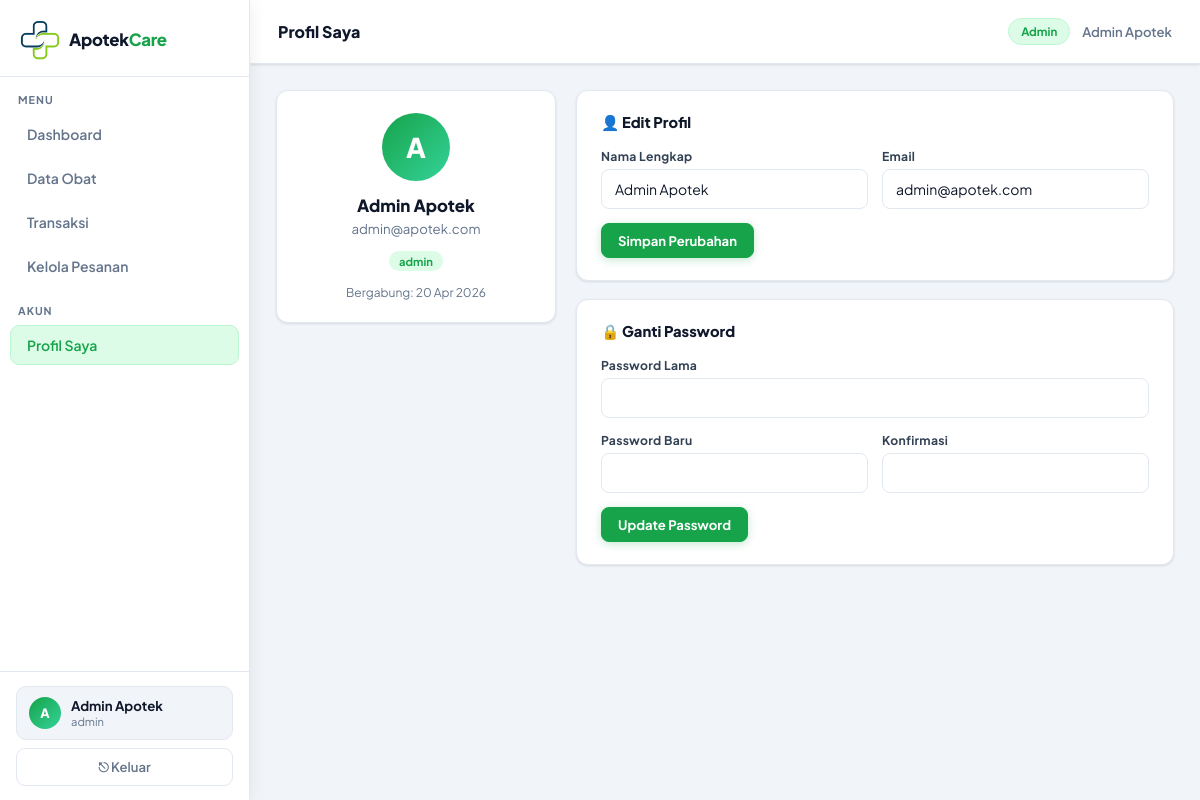
/apotek/profile.php (signed in), run on the app's committed database.
### tables this page shows
CREATE TABLE `users` (
  `id` int NOT NULL,
  `nama` varchar(100) NOT NULL,
  `email` varchar(150) NOT NULL,
  `no_hp` varchar(20) DEFAULT NULL,
  `password` varchar(255) NOT NULL,
  `role` enum('admin','apoteker','customer') DEFAULT 'apoteker',
  `created_at` timestamp NULL DEFAULT CURRENT_TIMESTAMP
);

### apotek/profile.php (the view, shortened to what this page needs)
<?php
require_once '../config/db.php';
require_once '../includes/layout.php';
$user=currentUser();
$dbU=$pdo->prepare("SELECT * FROM users WHERE id=?");$dbU->execute([$user['id']]);$dbU=$dbU->fetch();
?>
<div style="display:grid;grid-template-columns:280px 1fr;gap:20px;align-items:start">
    <div class="card" style="text-align:center">
        <div style="width:68px;height:68px;border-radius:50%;background:linear-gradient(135deg,var(--green),#34d399);display:grid;place-items:center;font-size:1.7rem;font-weight:800;color:#fff;margin:0 auto 14px">
        <?= strtoupper(substr($dbU['nama'],0,1)) ?>
        </div>
        <div style="font-weight:800;font-size:1.05rem;margin-bottom:4px"><?= htmlspecialchars($dbU['nama']) ?></div>
        <div style="color:var(--muted);font-size:.83rem;margin-bottom:12px"><?= htmlspecialchars($dbU['email']) ?></div>
        <span class="badge <?= $dbU['role']==='admin'?'b-green':'b-blue' ?>"><?= $dbU['role'] ?></span>
        <div style="margin-top:14px;font-size:.75rem;color:var(--muted)">Bergabung: <?= date('d M Y',strtotime($dbU['created_at'])) ?></div>
    </div>
    <div style="display:flex;flex-direction:column;gap:18px">
        <div class="card">
        <div class="card-title">👤 Edit Profil</div>
        <form action="profile_handler.php" method="POST">
            <div class="form-row">
            <div class="fg"><label>Nama Lengkap</label><input type="text" name="nama" value="<?= htmlspecialchars($dbU['nama']) ?>" required/></div>
            <div class="fg"><label>Email</label><input type="email" name="email" value="<?= htmlspecialchars($dbU['email']) ?>" required/></div>
            </div>
            <button type="submit" class="btn btn-green"> Simpan Perubahan</button>
        </form>
        </div>
        <div class="card">
        <div class="card-title">🔒 Ganti Password</div>
        <form action="profile_handler.php" method="POST">
            <div class="fg"><label>Password Lama</label><input type="password" name="lama" required/></div>
            <div class="form-row">
            <div class="fg"><label>Password Baru</label><input type="password" name="baru" required/></div>
            <div class="fg"><label>Konfirmasi</label><input type="password" name="konfirm" required/></div>
            </div>
            <button type="submit" class="btn btn-green"> Update Password</button>
        </form>
        </div>
    </div>
</div>
<?php require_once '../includes/layout_end.php'; ?>

### includes/style.css (style rules this page uses)
*,*::before,*::after { box-sizing:border-box;margin:0;padding:0 }
:root { --green: #16a34a; --green-d: #15803d; --green-l: #dcfce7; --green-m: #bbf7d0; --blue: #0ea5e9; --blue-l: #e0f2fe; --amber: #d97706; --amber-l: #fef3c7; --red: #dc2626; --red-l: #fee2e2; --text: #0f172a; --text-s: #334155; --muted: #64748b; --border: #e2e8f0; --bg: #f1f5f9; --white: #ffffff; --sidebar-w: 250px; --topbar-h: 64px; --font: 'Plus Jakarta Sans', sans-serif; --rad: 12px; --trans: .18s ease; --shadow: 0 1px 3px rgba(0,0,0,.08), 0 1px 2px rgba(0,0,0,.04); --shadow-m: 0 4px 16px rgba(0,0,0,.08); }
body { font-family:var(--font);background:var(--bg);color:var(--text);display:flex;min-height:100vh }
button { cursor:pointer;font-family:var(--font) }
.card { background:var(--white);border:1px solid var(--border); border-radius:var(--rad);padding:22px 24px; box-shadow:var(--shadow); }
.card-title { font-size:.92rem;font-weight:800;color:var(--text); margin-bottom:16px;display:flex;align-items:center;gap:8px;flex-wrap:wrap; }
.badge { display:inline-flex;align-items:center;padding:3px 10px; border-radius:99px;font-size:.7rem;font-weight:700; }
.b-green { background:var(--green-l);color:var(--green) }
.btn { display:inline-flex;align-items:center;gap:6px; padding:8px 16px;border-radius:8px;font-size:.82rem;font-weight:700; border:1.5px solid transparent;transition:all var(--trans);cursor:pointer; }
.btn-green { background:var(--green);color:#fff;border-color:var(--green);box-shadow:0 2px 8px rgba(22,163,74,.25) }
.form-row { display:grid;grid-template-columns:1fr 1fr;gap:14px }
.fg { margin-bottom:14px }
.fg label { display:block;font-size:.76rem;font-weight:700;color:var(--text-s);margin-bottom:5px;letter-spacing:.3px }
.fg input,.fg select,.fg textarea { width:100%;padding:10px 13px; border:1.5px solid var(--border);border-radius:8px; font-family:var(--font);font-size:.875rem;color:var(--text); background:#fff;outline:none; transition:border-color var(--trans),box-shadow var(--trans); }

### data on the page
users: nama "A", nama "Admin Apotek", email "admin@apotek.com", role "admin", created_at "20 Apr 2026"

### other printed values
substr($user['nama'],0,1) "A"
$user['nama'] "Admin Apotek"
$user['role'] "admin"
$pageTitle "Profil Saya"
$user['role'] "Admin"
